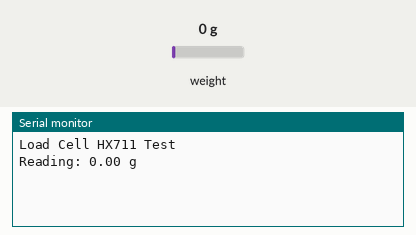
This program was run on a simulated ESP32. On the bench: the last lines printed to the serial monitor. The inputs (shaded band) are chosen by the test bench; at power-on: weight on the scale 0 g.

Above: at 2.2 s.
2.3 s: weight on the scale set to 1250 g
At 8.8 s:
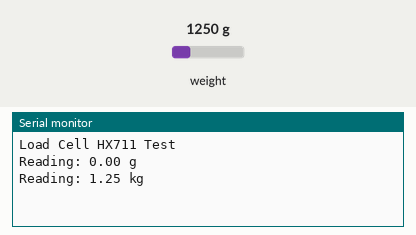
9.5 s: weight on the scale set to 100 g
At 14.6 s:
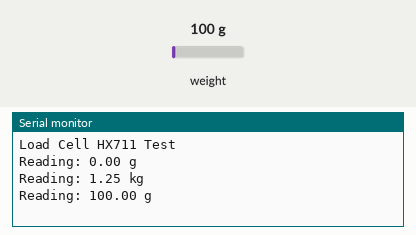

The program:

main.cpp
```cpp
#include <Arduino.h>
#include <HX711.h>

const int LOADCELL_DOUT_PIN = 23;
const int LOADCELL_SCK_PIN = 22;

HX711 scale;

// How to calibrate your load cell
// 1. Call set_scale() with no parameter.
// 2. Call tare() with no parameter.
// 3. Place a known weight on the scale and call get_units(10).
// 4. Divide the result in step 3 to your known weight. You should get about the parameter you need to pass to set_scale().
// 5. Adjust the parameter in step 4 until you get an accurate reading.

void setup() {
  Serial.begin(9600);
  Serial.println("Load Cell HX711 Test");

  scale.begin(LOADCELL_DOUT_PIN, LOADCELL_SCK_PIN);

  scale.set_scale(-2947260);
  scale.tare();
}

void loop() {
  float weight = scale.get_units(10);
  if (weight < 1) {
    Serial.print("Reading: ");
    Serial.print(weight * 1000.0);
    Serial.println(" g");
  } else {
    Serial.print("Reading: ");
    Serial.print(weight);
    Serial.println(" kg");
  }

  scale.power_down();
  delay(5000);
  scale.power_up();
}
```

Measured:
- after the input at 2.3 s, the serial monitor: prints a new line after 5.7 s (image 1)
- after the input at 9.5 s, the serial monitor: prints a new line after 4.5 s (image 2)
